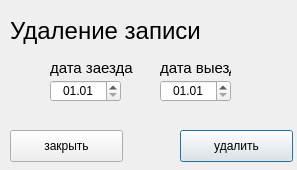
<?xml version="1.0" encoding="UTF-8"?>
<ui version="4.0">
 <class>Dialog</class>
 <widget class="QDialog" name="Dialog">
  <property name="geometry">
   <rect>
    <x>0</x>
    <y>0</y>
    <width>297</width>
    <height>170</height>
   </rect>
  </property>
  <property name="windowTitle">
   <string>Dialog</string>
  </property>
  <widget class="QDateEdit" name="date_out">
   <property name="geometry">
    <rect>
     <x>160</x>
     <y>80</y>
     <width>71</width>
     <height>22</height>
    </rect>
   </property>
   <property name="alignment">
    <set>Qt::AlignCenter</set>
   </property>
   <property name="displayFormat">
    <string>dd.MM</string>
   </property>
  </widget>
  <widget class="QDateEdit" name="date_in">
   <property name="geometry">
    <rect>
     <x>50</x>
     <y>80</y>
     <width>71</width>
     <height>22</height>
    </rect>
   </property>
   <property name="alignment">
    <set>Qt::AlignCenter</set>
   </property>
   <property name="displayFormat">
    <string>dd.MM</string>
   </property>
  </widget>
  <widget class="QLabel" name="lbl_dateOut">
   <property name="geometry">
    <rect>
     <x>160</x>
     <y>60</y>
     <width>71</width>
     <height>16</height>
    </rect>
   </property>
   <property name="font">
    <font>
     <pointsize>11</pointsize>
    </font>
   </property>
   <property name="text">
    <string>дата выезда</string>
   </property>
  </widget>
  <widget class="QLabel" name="lbl_dateIn">
   <property name="geometry">
    <rect>
     <x>50</x>
     <y>60</y>
     <width>111</width>
     <height>16</height>
    </rect>
   </property>
   <property name="font">
    <font>
     <pointsize>11</pointsize>
    </font>
   </property>
   <property name="text">
    <string>дата заезда</string>
   </property>
  </widget>
  <widget class="QLabel" name="lbl_name">
   <property name="geometry">
    <rect>
     <x>10</x>
     <y>10</y>
     <width>271</width>
     <height>41</height>
    </rect>
   </property>
   <property name="font">
    <font>
     <pointsize>18</pointsize>
    </font>
   </property>
   <property name="text">
    <string>Удаление записи</string>
   </property>
  </widget>
  <widget class="QPushButton" name="btn_del">
   <property name="geometry">
    <rect>
     <x>180</x>
     <y>130</y>
     <width>113</width>
     <height>32</height>
    </rect>
   </property>
   <property name="text">
    <string>удалить</string>
   </property>
  </widget>
  <widget class="QPushButton" name="btn_cancel">
   <property name="geometry">
    <rect>
     <x>10</x>
     <y>130</y>
     <width>113</width>
     <height>32</height>
    </rect>
   </property>
   <property name="text">
    <string>закрыть</string>
   </property>
  </widget>
 </widget>
 <resources/>
 <connections/>
</ui>
